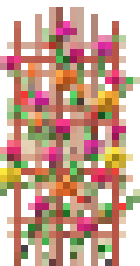
#> input picture scripts/carte/originaux/rosier_grimpant.png, 20 x 38 px (shown 7 times larger)
$ python rosiers.py
#> lines starting #> are read from the running program, lines starting #| are printed output that depends on the picture
# Les rosiers grimpants (la boutique : worker/src/boutique.mjs ARTICLES) : un treillis de bois où grimpe un
# rosier en fleurs, posé sur la face d'un mur extérieur et aussi haut que lui (js/carte/ferme/chantier.js
# syncGrimpants : une image par bloc de la hauteur du mur, 30 px plus haut à chaque bloc, comme le mur).
#
# Le dessin d'origine (scripts/carte/originaux/rosier_grimpant.png, 20 × 38 px, 37 rangées dessinées) est
# allongé à 40 px, la hauteur de l'image d'un mur (assets/murs_hauts.png : 10 px de dessus et 30 px de face) :
# 3 rangées du milieu du treillis reprises, sans rien étirer. Puis un coloris par rosier : les fleurs (les
# pixels vifs : saturation ≥ FLEUR_SAT, hors des verts ; et les roses pâles) prennent la teinte du coloris, gardant leur lumière ;
# le treillis et les feuilles ne changent pas. « multicolore » : le dessin tel quel.
#
#   python3 scripts/carte/rosiers.py      écrit assets/rosiers.png (4 images de 20 × 40 px, côte à côte,
#                                         dans l'ordre de COLORIS)
#
# Relancer le script redonne la même image.
import colorsys
import os
import sys

from PIL import Image

sys.path.insert(0, os.path.join(os.path.dirname(os.path.abspath(__file__)), '..'))  # scripts/pixel.py
from pixel import ASSETS  # noqa: E402

ORIGINAL = os.path.join(os.path.dirname(os.path.abspath(__file__)), 'originaux', 'rosier_grimpant.png')
SORTIE = os.path.join(ASSETS, 'rosiers.png')
L, H = 20, 40
FLEUR_SAT = 0.68
# (teinte en degrés, saturation × , lumière ×) ; None : le dessin tel quel
COLORIS = [
    ('multicolore', None),
    ('rouge', (352, 1.0, 0.92)),
    ('blanc', (40, 0.10, 1.12)),
    ('jaune', (47, 0.95, 1.05)),
]


def allonge(src):
    """Le dessin (rangées 1 à 37) à 40 rangées : les rangées 17 à 19 reprises après la 19e."""
    d = src.crop((0, 1, L, 38))
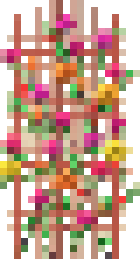
#> d: PIL image 20x37 RGBA (shown 7 times larger); mean R, G, B, A 126.6, 90.8, 73.6, 179.5; transparent parts drawn white
    out = Image.new('RGBA', (L, H), (0, 0, 0, 0))
#> out: PIL image 20x40 RGBA; every value is 0
    out.paste(d.crop((0, 0, L, 19)), (0, 0))
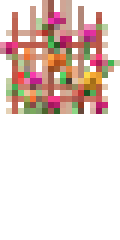
#> out: PIL image 20x40 RGBA (shown 6 times larger); mean R, G, B, A 58.8, 40.7, 34.6, 82.2; transparent parts drawn white
    out.paste(d.crop((0, 16, L, 19)), (0, 19))
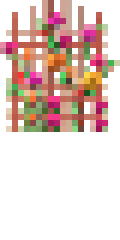
#> out: PIL image 20x40 RGBA (shown 6 times larger); mean R, G, B, A 69, 47.7, 40.7, 97.2; transparent parts drawn white
    out.paste(d.crop((0, 19, L, 37)), (0, 22))
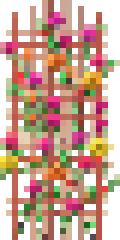
#> out: PIL image 20x40 RGBA (shown 6 times larger); mean R, G, B, A 127.3, 91, 74.2, 181.1; transparent parts drawn white
    return out


def fleur(r, g, b):
    h, s, v = colorsys.rgb_to_hsv(r / 255, g / 255, b / 255)
    # (les fleurs vives ; et les roses pâles, d'une teinte que le treillis n'a jamais : 290° à 350°)
    return (s >= FLEUR_SAT and v >= 0.55 and not (60 / 360 < h < 180 / 360)) or (290 / 360 <= h <= 350 / 360 and s >= 0.25)


def colorie(im, reglage):
    if reglage is None:
        return im.copy()
    teinte, ks, kv = reglage
    out = im.copy()
    px = out.load()
    for y in range(H):
        for x in range(L):
            r, g, b, a = px[x, y]
            if a == 0 or not fleur(r, g, b):
                continue
            _, s, v = colorsys.rgb_to_hsv(r / 255, g / 255, b / 255)
            nr, ng, nb = colorsys.hsv_to_rgb(teinte / 360, min(1, s * ks), min(1, v * kv))
            px[x, y] = (round(nr * 255), round(ng * 255), round(nb * 255), a)
    return out


def main():
    base = allonge(Image.open(ORIGINAL).convert('RGBA'))
    planche = Image.new('RGBA', (L * len(COLORIS), H), (0, 0, 0, 0))
#> planche: PIL image 80x40 RGBA; every value is 0
    for k, (_, reglage) in enumerate(COLORIS):
        planche.alpha_composite(colorie(base, reglage), (k * L, 0))
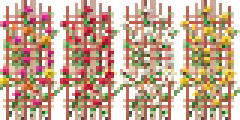
#> planche: PIL image 80x40 RGBA (shown 3 times larger); mean R, G, B, A 127.8, 98.5, 76.8, 181.1; transparent parts drawn white
    planche.save(SORTIE)
    print(f'assets/rosiers.png : {planche.width} × {planche.height} ({", ".join(n for n, _ in COLORIS)})')
#| assets/rosiers.png : 80 × 40 (multicolore, rouge, blanc, jaune)


if __name__ == '__main__':
    main()
